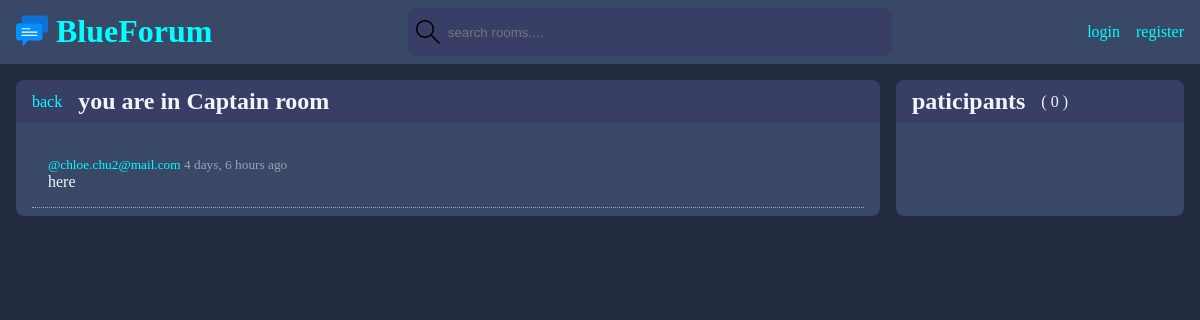
Page /room/3d80828616a542c7bd8b871609234733/ on the committed database.
### base/models.py (models this page shows, shortened)
class Room(models.Model):
    id = models.UUIDField(primary_key=True, default=uuid.uuid4, editable=False)
    topic = models.ForeignKey(Topic, on_delete=models.SET_NULL, null=True)
    host = models.ForeignKey(User, on_delete=models.SET_NULL, null=True)
    name = models.CharField(max_length=200)
    description = models.TextField(null=True, blank=True)
    participants = models.ManyToManyField(User, related_name='participants', blank=True)
    updated = models.DateTimeField(auto_now=True)
    created = models.DateTimeField(auto_now_add=True)
    class Meta:
        ordering = ["-updated", "-created"]

class Message(models.Model):
    user = models.ForeignKey(User, on_delete=models.CASCADE)
    room = models.ForeignKey(Room, on_delete=models.CASCADE)  # or models.SET_NULL
    body = models.TextField(null=False, blank=False)
    updated = models.DateTimeField(auto_now=True)
    created = models.DateTimeField(auto_now_add=True)
    class Meta:
        ordering = ["-updated", "-created"]

class User(AbstractUser):
    first_name = models.CharField(max_length=200, null=True)
    last_name = models.CharField(max_length=200, null=True)
    email = models.EmailField(unique=True, null=True)
    bio = models.TextField(null=True)
    avatar = models.ImageField(null=True, default="avatar.svg")
    USERNAME_FIELD = 'email'
    REQUIRED_FIELDS = []

### base/views.py (the view)
# urls.py: path("room/<str:pk>/", views.room_view, name="room"),
def room_view(request, pk):
    room = Room.objects.get(id=pk)
    room_messages = room.message_set.all().order_by('-created')
    participants = room.participants.all().order_by('username')
    print(participants)
    participants_count = participants.count()
    if request.method == "POST":
        message = Message.objects.create(
            body=request.POST.get('body'), user=request.user, room=room
        )
        room.participants.add(request.user)
        return redirect('room', pk=room.id)
    if request.method == "DELETE":
        return redirect('room', pk=room.id)
    context = {
        'room': room,
        "room_messages": room_messages,
        'participants': participants,
        "participants_count": participants_count,
    }
    return render(request, 'base/room.html', context)

### base/templates/base/room.html (shortened to what this page needs)
{% extends "main.html" %}
{% block content %}
<div class="room-page-container">
	<div class="message-container widget">
		<div class="toprow">
			<a href="{{ request.META.HTTP_REFERER }}" class="back">back</a>
			<h2>you are in {{ room.name }} room</h2>
		</div>
		<div class="content">
			{% for message in room_messages%}
			<div class="room-message">
				<small class="timestamp"
					><a href="{% url 'user' message.user.id %}">@{{message.user}}</a>
					{{message.created|timesince}} ago</small
				>
				<p>{{message.body}}</p>
			</div>
			{% endfor %}
		</div>
	</div>
	<div class="participants widget mobile-hide">
		<div class="toprow">
			<h2>paticipants</h2>
			<p>( {{participants_count}} )</p>
		</div>
	</div>
</div>
{% endblock content %}

### static/styles/index.css (style rules this page uses)
:root { --primary: #212a3e; --secondary: #394867; --tertiary: #393e67; --textprimary: #f1f6f9; --textsecondaty: #9ba4b5; --danger: rgb(255, 33, 0); --pbutton: aqua; --maxwidth: 1440px; }
h2 { font-size: 1.5rem; }
* { margin: 0; padding: 0; }
body { background-color: var(--primary); color: var(--textprimary); width: 100%; max-height: 100vh; display: flex; flex-direction: column; overflow-y: auto; }
a { text-decoration: none; color: var(--pbutton); }
.room-page-container { max-height: 100%; flex-grow: 1; display: grid; grid-template-columns: 3fr 1fr; gap: 1rem; overflow-y: auto; }
.message-container { position: relative; display: flex; flex-direction: column; max-height: 100%; overflow-y: hidden; }
.message-container .content { flex-grow: 1; overflow-y: auto; }
.widget { display: flex; flex-direction: column; background-color: var(--secondary); border-radius: 8px; max-height: 100%; overflow-y: auto; }
.widget .toprow { background-color: var(--tertiary); padding: 0.5rem 1rem; border-top-left-radius: 8px; border-top-right-radius: 8px; display: inline-flex; gap: 1rem; align-items: center; }
.widget .content { padding: 0.5rem 1rem; }
.content { gap: 1rem; }
.timestamp { color: var(--textsecondaty); }
.room-message { position: relative; padding: 1rem; border-bottom: 1px dotted var(--textsecondaty); }

### rows in the picture
Room: name "Captain"
Message: user "chloe.chu2@mail.com", created "4 days, 6 hours", body "here"

### other values in the picture
{{ participants_count }} "0"
